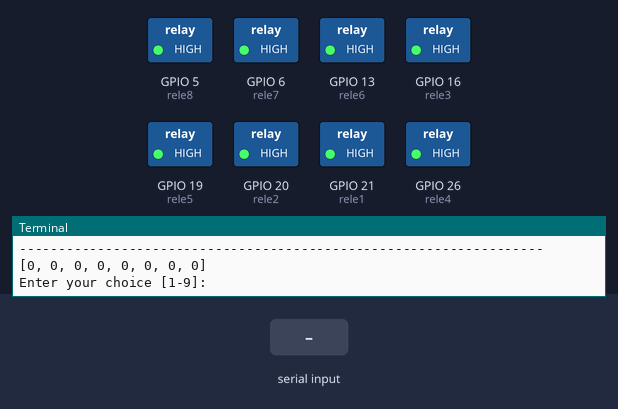
Bench run of a program on a simulated Raspberry Pi (BCM pin numbers). Shown: switched loads named in the program (green lamp = pin HIGH), the last lines printed to the terminal. Inputs (shaded band) come from the test bench.

Above: at 1.2 s.
1.3 s: "1" typed at the terminal, then Enter
At 2.2 s:
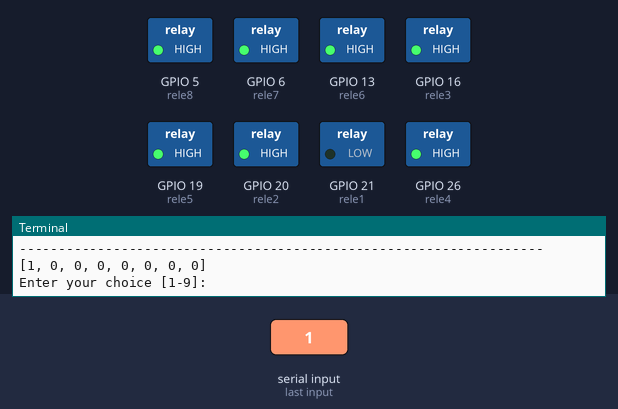
2.8 s: "2" typed at the terminal, then Enter
At 3.4 s:
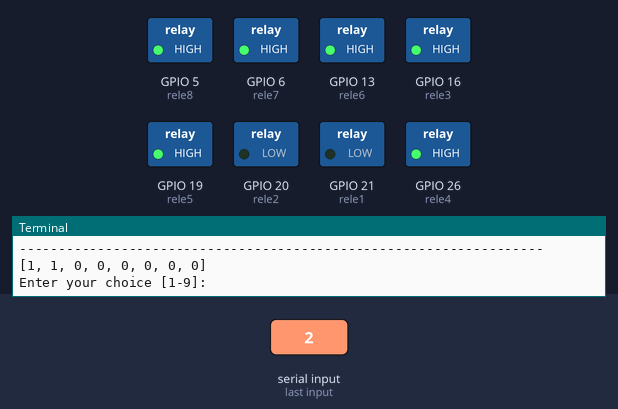
4.3 s: "3" typed at the terminal, then Enter
At 5.5 s:
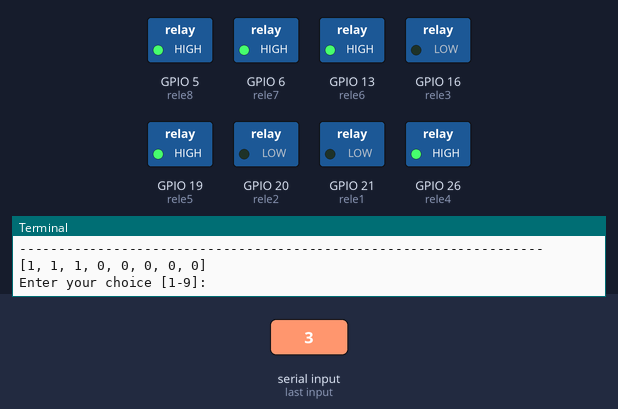
5.8 s: "4" typed at the terminal, then Enter
At 6.8 s:
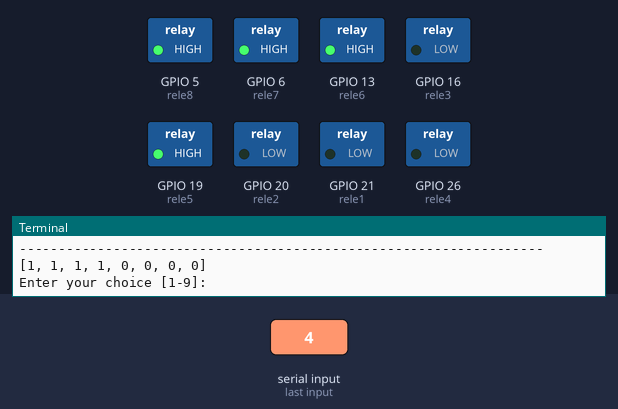
7.3 s: "5" typed at the terminal, then Enter
At 8.0 s:
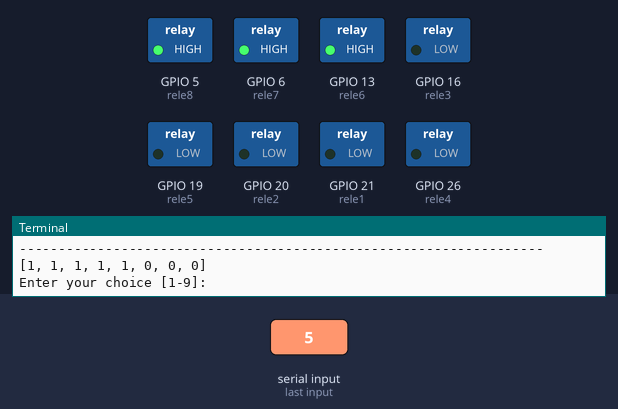
8.8 s: "6" typed at the terminal, then Enter
At 9.1 s:
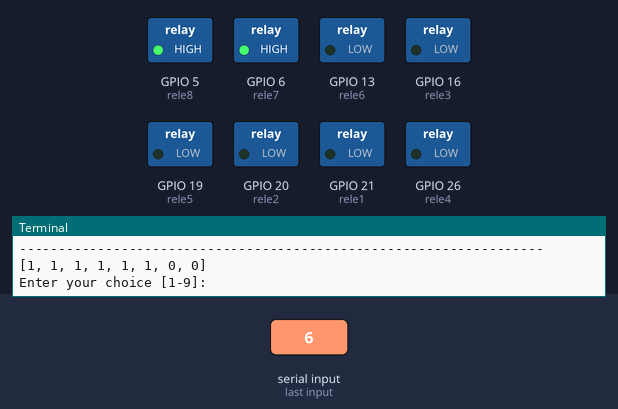
Timing chart, 0 to 11.3 s (numbered marks = the images above; inputs shaded):
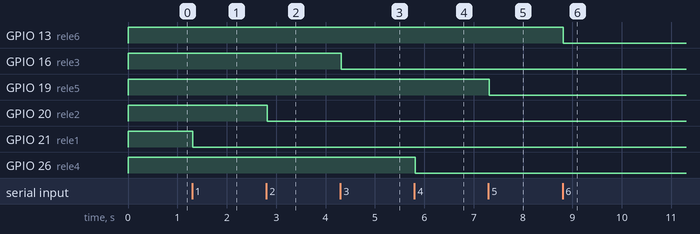

Measured:
- after the input at 1.3 s, GPIO 21 (rele1): HIGH → LOW at once
- after the input at 2.8 s, GPIO 20 (rele2): HIGH → LOW at once
- after the input at 4.3 s, GPIO 16 (rele3): HIGH → LOW at once
- after the input at 5.8 s, GPIO 26 (rele4): HIGH → LOW at once
- after the input at 7.3 s, GPIO 19 (rele5): HIGH → LOW at once
- after the input at 8.8 s, GPIO 13 (rele6): HIGH → LOW at once

The program:

menu.py
```python
import os
from sys import platform
from gpiozero import OutputDevice

## Alustetaan ledit
rele1 = OutputDevice(21, initial_value=True)
rele2 = OutputDevice(20, initial_value=True)
rele3 = OutputDevice(16, initial_value=True)
rele4 = OutputDevice(26, initial_value=True)
rele5 = OutputDevice(19, initial_value=True)
rele6 = OutputDevice(13, initial_value=True)
rele7 = OutputDevice(6, initial_value=True)
rele8 = OutputDevice(5, initial_value=True)

options = {1 : rele1,
2 : rele2,
3 : rele3,
4 : rele4,
5 : rele5,
6 : rele6,
7 : rele7,
8 : rele8
}

## Text menu in Python
## Tulostetaan menu
def print_menu():
    clear_screen()
    print 30 * "-" , "MENU" , 30 * "-"
    print "1. Releen tila on " + releen_tila(1)
    print "2. Releen tila on " + releen_tila(2)
    print "3. Releen tila on " + releen_tila(3)
    print "4. Releen tila on " + releen_tila(4)
    print "5. Releen tila on " + releen_tila(5)
    print "6. Releen tila on " + releen_tila(6)
    print "7. Releen tila on " + releen_tila(7)
    print "8. Releen tila on " + releen_tila(8)
    print "9. Exit"
    print 67 * "-"
    print releet

def clear_screen():
    if platform == "linux" or platform == "linux2":
        os.system('clear')
    elif platform == "darwin":
        os.system('clear')
    elif platform == "win32":
        os.system('cls')
    elif platform == "cygwin":
        os.system('cls')
    return

def releen_tila(relenro):
    if releet[int(relenro-1)] == 1:
        options[relenro].off()
        return "paalla"
    else:
        options[relenro].on()
        return "sammuksissa"

def vaihda_releen_tila(relenro):
    if releet[relenro-1] == 1:
        releet[relenro-1] = 0
    else:
        releet[relenro-1] = 1

releet = list((0, 0, 0, 0, 0, 0, 0, 0))
loop=True

while loop:          ## While loop which will keep going until loop = False
    print_menu()    ## Displays menu
    choice = input("Enter your choice [1-9]: ")

    if choice==1:
        print "Laitetta 1 on ohjailtu"
        ## You can add your code or functions here
        vaihda_releen_tila(1)
    elif choice==2:
        print "Laitetta 2 on ohjailtu"
        ## You can add your code or functions here
        vaihda_releen_tila(2)
    elif choice==3:
        print "Laitetta 3 on ohjailtu"
        ## You can add your code or functions here
        vaihda_releen_tila(3)
    elif choice==4:
        print "Laitetta 4 on ohjailtu"
        ## You can add your code or functions here
        vaihda_releen_tila(4)
    elif choice==5:
        print "Laitetta 5 on ohjailtu"
        ## You can add your code or functions here
        vaihda_releen_tila(5)
    elif choice==6:
        print "Laitetta 6 on ohjailtu"
        ## You can add your code or functions here
        vaihda_releen_tila(6)
    elif choice==7:
        print "Laitetta 7 on ohjailtu"
        ## You can add your code or functions here
        vaihda_releen_tila(7)
    elif choice==8:
        print "Laitetta 8 on ohjailtu"
        ## You can add your code or functions here
        vaihda_releen_tila(8)
    elif choice==9:
        print "Poistuit valikosta, heippa!"
        ## You can add your code or functions here
        loop=False # This will make the while loop to end as not value of loop is set to False
    else:
        # Any integer inputs other than values 1-9 we print an error message
        raw_input("Wrong option selection. Enter any key to try again..")
```
